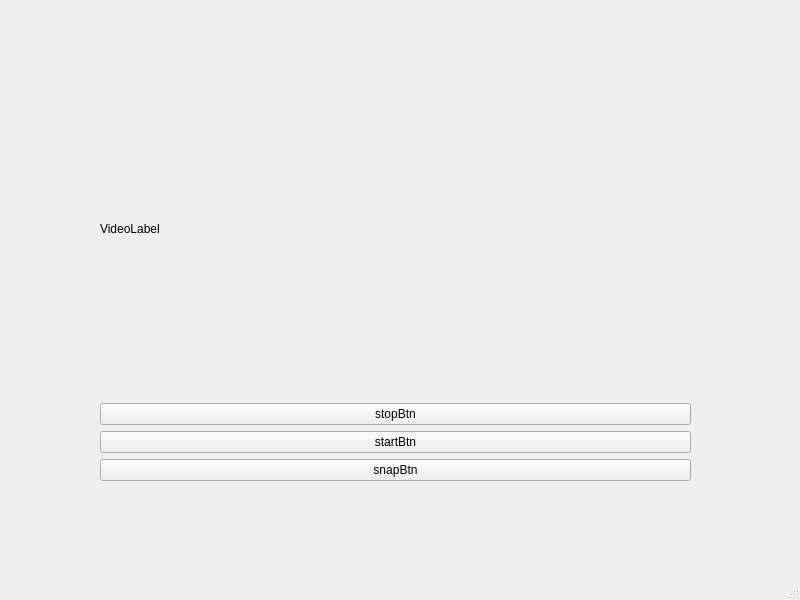
<?xml version="1.0" encoding="UTF-8"?>
<ui version="4.0">
 <class>MainWindow</class>
 <widget class="QMainWindow" name="MainWindow">
  <property name="geometry">
   <rect>
    <x>0</x>
    <y>0</y>
    <width>800</width>
    <height>600</height>
   </rect>
  </property>
  <property name="windowTitle">
   <string>MainWindow</string>
  </property>
  <widget class="QWidget" name="centralwidget">
   <widget class="QWidget" name="layoutWidget">
    <property name="geometry">
     <rect>
      <x>100</x>
      <y>60</y>
      <width>591</width>
      <height>421</height>
     </rect>
    </property>
    <layout class="QVBoxLayout" name="verticalLayout">
     <item>
      <widget class="QLabel" name="VideoLabel">
       <property name="text">
        <string>VideoLabel</string>
       </property>
      </widget>
     </item>
     <item>
      <layout class="QVBoxLayout" name="verticalLayout_2">
       <item>
        <widget class="QPushButton" name="stopBtn">
         <property name="text">
          <string>stopBtn</string>
         </property>
        </widget>
       </item>
       <item>
        <widget class="QPushButton" name="startBtn">
         <property name="text">
          <string>startBtn</string>
         </property>
        </widget>
       </item>
       <item>
        <widget class="QPushButton" name="snapBtn">
         <property name="text">
          <string>snapBtn</string>
         </property>
        </widget>
       </item>
      </layout>
     </item>
    </layout>
   </widget>
  </widget>
  <widget class="QMenuBar" name="menubar">
   <property name="geometry">
    <rect>
     <x>0</x>
     <y>0</y>
     <width>800</width>
     <height>26</height>
    </rect>
   </property>
  </widget>
  <widget class="QStatusBar" name="statusbar"/>
 </widget>
 <resources/>
 <connections/>
</ui>
